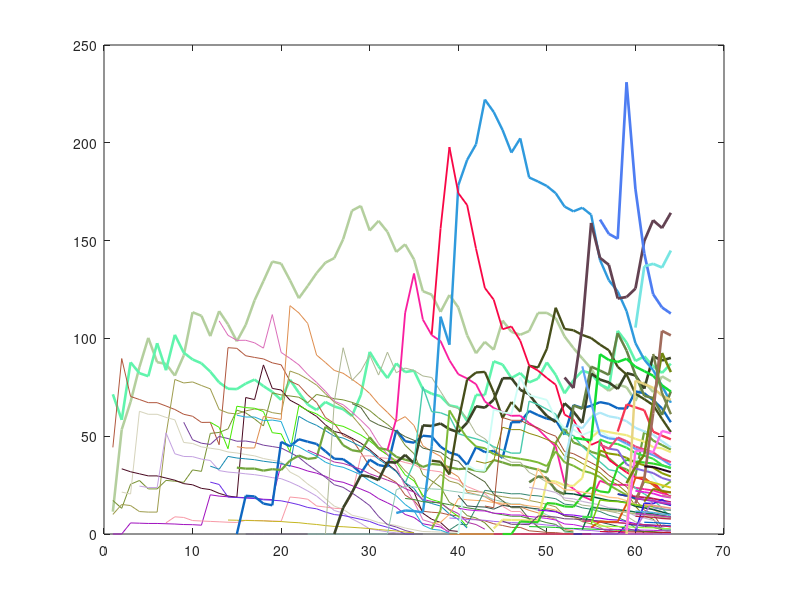

This figure's MATLAB source: (Note: this script raises an error after producing the figure.)
clear
close all

%%%%%%%%%%%%%%%%%%%%%%%%%%%%%%%%%%%%%%%%%%%%%%%%%%%%%%%%%%%%%%%%%%%%%%%%%%%
% UltraHardCore Team Selector
%%%%%%%%%%%%%%%%%%%%%%%%%%%%%%%%%%%%%%%%%%%%%%%%%%%%%%%%%%%%%%%%%%%%%%%%%%%
% This code was made to randomly assemble teams for The Diorite Experts
% UltraHardCore. However, this code can also be used for different UHC
% competitions, providing a similar ranking system is adopted.
% See more at: https://github.com/Snodog627/TheDioriteExpertsUHC

% The code at first defines the players and their scores. The players that
% are participating in the current season are then selected and some
% simulation criteria may be specified. New players' scores are denoted by
% NaN.

%% Information
addpath('Data','Functions','Figures')
load('DataS62.mat')

%% Visualization
NoP = size(Players,2);
NoS = size(Seasons,2);
legdata = cell(NoP,1);
for i = 1:NoP
    if ~isnan(Players(i).RankPosition(NoS))
        LineSize = 2*(1 - (Players(i).RankPosition(NoS)-0.5)/NoP);
    else
        LineSize = 0.1;
    end
    Col = rand(1,3);
    legdata{i} = Players(i).PlayerName;
    
    figure(1)
    plot(1:NoS,Players(i).RankHistory,'LineWidth',LineSize,'Color',Col)
    hold on
end
legend(legdata,'location','southoutside','Interpreter','none', "Orientation", "horizontal", ...
    "NumColumns", 5)
